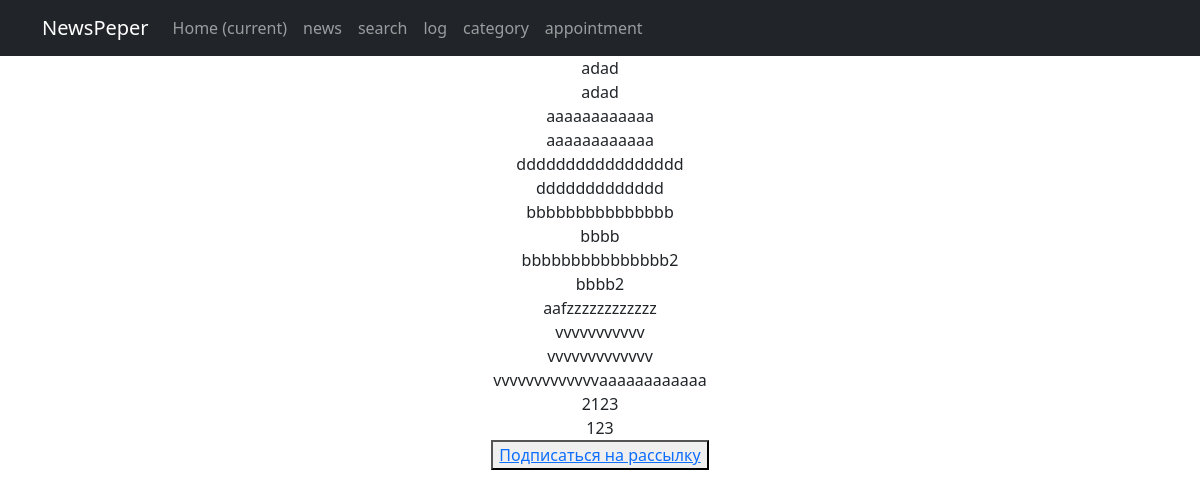
The app's page /news/catlist/1 with its own data.
### news/models.py (models this page shows, shortened)
class Post(models.Model):
    author = models.ForeignKey(Author, on_delete=models.CASCADE)
    POST_TYPE_CHOICES = [
        ('article', 'Article'),
        ('news', 'News')
    ]
    post_type = models.CharField(max_length=10, choices=POST_TYPE_CHOICES)
    created_at = models.DateTimeField(auto_now_add=True)
    categories = models.ManyToManyField('Category', through='PostCategory')
    title = models.CharField(max_length=255)
    text = models.TextField()
    rating = models.IntegerField(default=0)

### news/views.py (the view)
# urls.py: path('catlist/<int:pk>', CategoryList.as_view(), name='catlist'),
class CategoryList(DetailView):
    model = Category
    template_name = 'catlist.html'
    context_object_name = 'catlist'
    def get_queryset(self):
        return Category.objects.all()
    def get_context_data(self, **kwargs):
        context=super().get_context_data(**kwargs)
        category=self.get_object()
        context['news_list']=Post.objects.filter(categories=category)
        return context

### templates/catlist.html
{% extends 'flatpages/default.html' %}
{% block content %}
{% for news in news_list %}
    <li> {{ news.title }} </li>
    <li> {{ news.text }} </li>
{% empty %}
    <li> Нет доступныйх новостей. </li>
{% endfor %}
<button> <a href="{% url 'news_name_app:subs' catlist.id %}">Подписаться на рассылку</a> </button>
{% endblock %}

### templates/flatpages/default.html (style rules this page uses)
li { list-style-type:none; }

### records on screen
Post: title "adad", text "adad"
Post: title "aaaaaaaaaaaa", text "aaaaaaaaaaaa"
Post: title "ddddddddddddddddd", text "ddddddddddddd"
Post: title "bbbbbbbbbbbbbbb", text "bbbb"
Post: title "bbbbbbbbbbbbbbb2", text "bbbb2"
Post: title "aafzzzzzzzzzzzz", text "vvvvvvvvvvv"
Post: title "vvvvvvvvvvvvv", text "vvvvvvvvvvvvvaaaaaaaaaaaa"
Post: title "2123", text "123"
